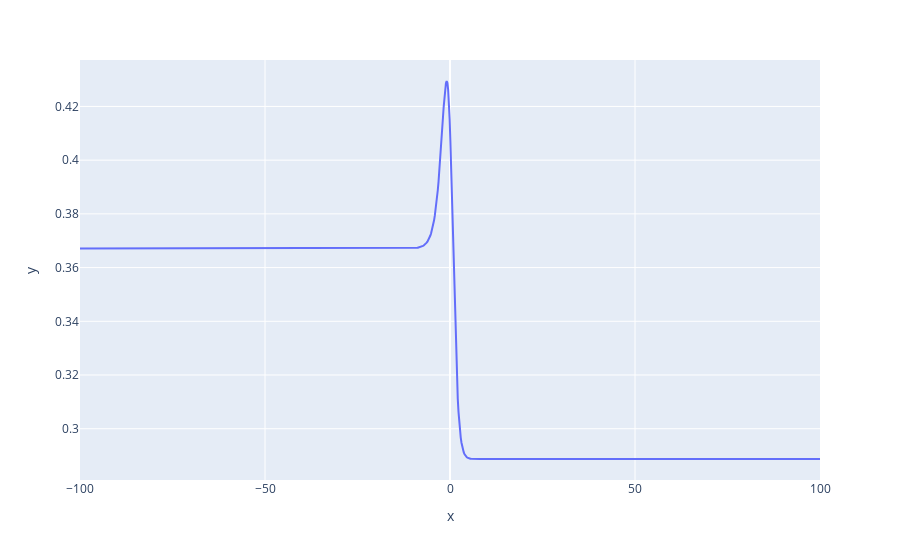

Notebook code for this chart:
### Code cell
choose_neuron_num(3)

### Figure 1 — Plotly figure (JSON) as saved in the notebook; plotly's stock layout.template omitted (floating-point values rounded to 4 significant figures; data arrays with more than 128 entries replaced by an {"elided": "..."} marker saying what was removed)
{"data": [{"hovertemplate": "x=%{x}<br>y=%{y}<extra></extra>", "legendgroup": "", "line": {"color": "#636efa", "dash": "solid"}, "mode": "lines", "name": "", "showlegend": false, "type": "scatter", "x": {"elided": "1000 float values"}, "xaxis": "x", "y": {"elided": "1000 float values"}, "yaxis": "y"}], "layout": {"autosize": true, "legend": {"tracegroupgap": 0}, "margin": {"t": 60}, "xaxis": {"anchor": "y", "autorange": true, "domain": [0, 1], "range": [-100, 100], "title": {"text": "x"}, "type": "linear"}, "yaxis": {"anchor": "x", "autorange": true, "domain": [0, 1], "range": [0.2809, 0.4373], "title": {"text": "y"}, "type": "linear"}}}
